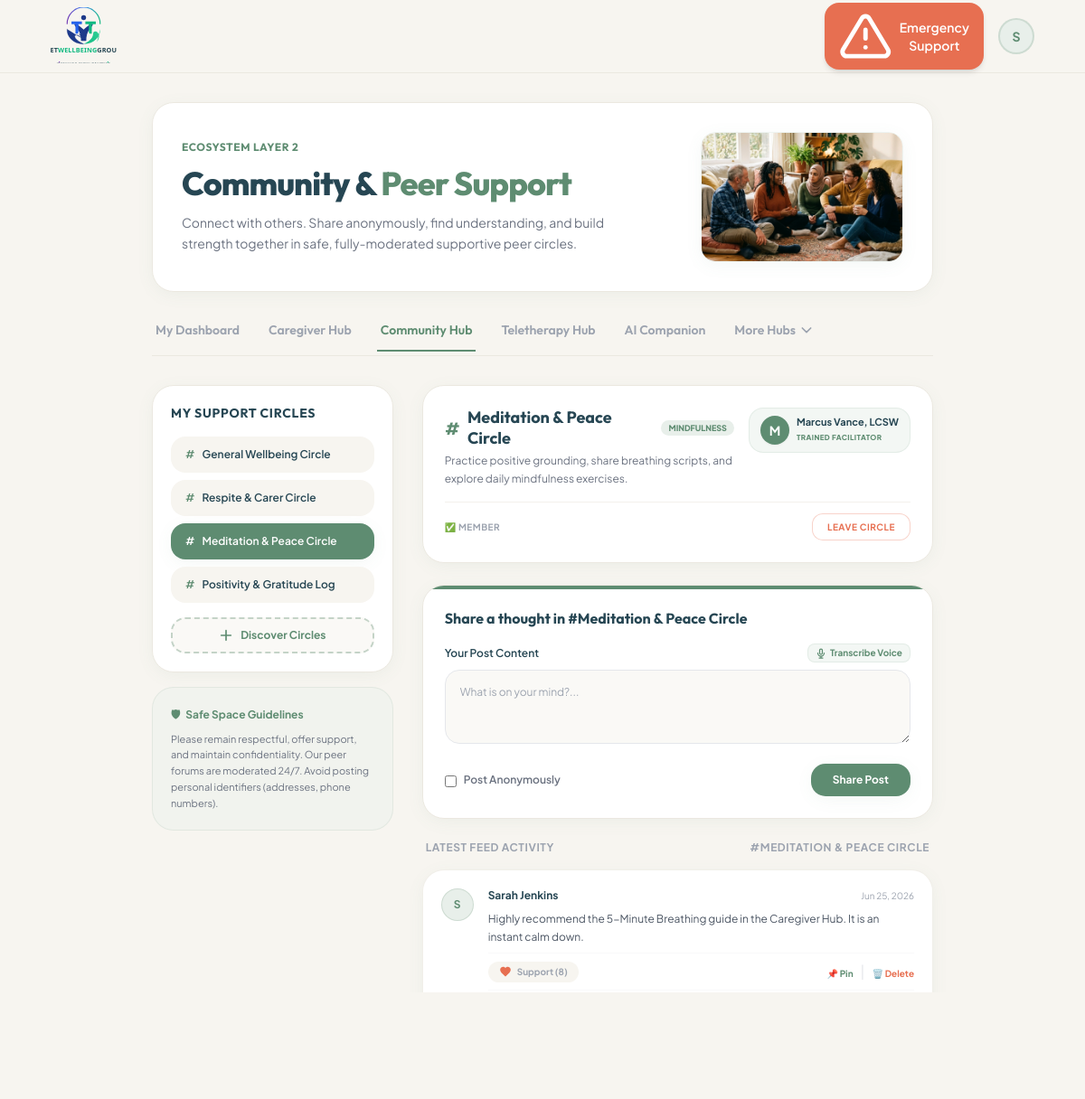
Screenshot of /community_hub.php?channel=mindfulness (signed in) with the database file from the repository.
### tables this page shows
CREATE TABLE IF NOT EXISTS `community_circles` (
    `id` INT AUTO_INCREMENT PRIMARY KEY,
    `slug` VARCHAR(50) UNIQUE NOT NULL,
    `name` VARCHAR(100) NOT NULL,
    `description` TEXT NOT NULL,
    `category` VARCHAR(50) NOT NULL,
    `champion_name` VARCHAR(100) DEFAULT NULL,
    `champion_avatar` VARCHAR(10) DEFAULT NULL,
    `created_at` TIMESTAMP DEFAULT CURRENT_TIMESTAMP
);

CREATE TABLE IF NOT EXISTS `community_posts` (
    `id` INT AUTO_INCREMENT PRIMARY KEY,
    `user_id` INT NOT NULL,
    `author_name` VARCHAR(100) NOT NULL,
    `channel` VARCHAR(50) NOT NULL,
    `content` TEXT NOT NULL,
    `is_anonymous` TINYINT(1) DEFAULT 0,
    `hearts` INT DEFAULT 0,
    `is_pinned` TINYINT(1) DEFAULT 0,
    `created_at` TIMESTAMP DEFAULT CURRENT_TIMESTAMP
);

### community_hub.php (the view, shortened to what the rows shown need)
<?php
require_once 'db.php';
$user_id = $_SESSION['user_id'];
$all_circles = [];
$my_circle_ids = [];
if ($db_connected && $pdo) {
    try {
        $stmt = $pdo->query("SELECT * FROM community_circles ORDER BY id ASC");
        $all_circles = $stmt->fetchAll(PDO::FETCH_ASSOC);
        $stmt_m = $pdo->prepare("SELECT circle_id FROM community_circle_members WHERE user_id = ?");
        $stmt_m->execute([$user_id]);
        $my_circle_ids = $stmt_m->fetchAll(PDO::FETCH_COLUMN);
    } catch (PDOException $ex) {}
}
$circle_by_slug = [];
foreach ($all_circles as $circle) {
    $circle_by_slug[$circle['slug']] = $circle;
}
$current_channel = filter_input(INPUT_GET, 'channel', FILTER_DEFAULT);
$active_circle = $circle_by_slug[$current_channel] ?? null;
$user_is_champion = 0;
if ($db_connected && $pdo) {
    try {
        $stmt_c = $pdo->prepare("SELECT is_champion FROM users WHERE id = ?");
        $stmt_c->execute([$user_id]);
        $user_is_champion = (int)$stmt_c->fetchColumn();
    } catch (PDOException $ex) {}
} else if (isset($_SESSION['mock_users'])) {
    foreach ($_SESSION['mock_users'] as $email => $u) {
        if ($u['id'] == $user_id) {
            $user_is_champion = (int)($u['is_champion'] ?? 0);
            break;
        }
    }
}
$posts = [];
if ($db_connected && $pdo) {
    try {
        $stmt = $pdo->prepare("SELECT * FROM community_posts WHERE channel = ? ORDER BY is_pinned DESC, created_at DESC");
        $stmt->execute([$current_channel]);
        $posts = $stmt->fetchAll();
    } catch (PDOException $ex) {}
}
function getRelativeTime($timestamp) {
    $time = strtotime($timestamp);
    $diff = time() - $time;
    $diff_mins = Math_Round($diff / 60);
    $diff_hours = Math_Round($diff_mins / 60);
    return date('M j, Y', $time);
}
function Math_Round($val) {
    return (int)round($val);
}
?>
<!DOCTYPE html>
<html lang="en" class="h-full scroll-smooth">
<head>
    <script src="https://cdn.tailwindcss.com"></script>
</head>
<body class="min-h-full flex flex-col selection:bg-brand-sage/20 selection:text-brand-slate">
    <main class="flex-grow mx-auto w-full max-w-4xl px-4 py-8 pb-24 md:pb-8 fade-in">
        <div class="mb-8 relative overflow-hidden rounded-3xl bg-white border border-[#EBE8E0] shadow-soft p-6 md:p-8 flex flex-col md:flex-row items-center justify-between gap-6">
            <div class="space-y-3 z-10 max-w-lg">
                <h1 class="text-3xl md:text-4xl font-extrabold font-outfit text-brand-slate tracking-tight mt-1">
                    Community & <span class="text-brand-sage">Peer Support</span>
                </h1>
            </div>
        </div>
        <div class="grid grid-cols-1 md:grid-cols-3 gap-8">
            <div class="md:col-span-2 space-y-6">
                <?php if ($active_circle): ?>
                <div class="bg-white rounded-3xl p-6 border border-[#EBE8E0] shadow-soft space-y-4">
                    <div class="flex flex-col sm:flex-row sm:items-start sm:justify-between gap-4">
                        <div class="space-y-1">
                            <div class="flex items-center gap-2">
                                <span class="text-brand-sage font-extrabold text-lg">#</span>
                                <h2 class="text-lg font-bold font-outfit text-brand-slate leading-tight"><?php echo htmlspecialchars($active_circle['name']); ?></h2>
                                <span class="text-[9px] bg-brand-sageLight text-brand-sage font-extrabold uppercase px-2 py-0.5 rounded-full whitespace-nowrap">
                                    <?php echo htmlspecialchars($active_circle['category']); ?>
                                </span>
                            </div>
                            <p class="text-xs text-gray-500 leading-relaxed"><?php echo htmlspecialchars($active_circle['description']); ?></p>
                        </div>
                        <?php if (!empty($active_circle['champion_name'])): ?>
                        <div class="shrink-0 flex items-center gap-2 bg-brand-sageLight/50 px-3 py-2 rounded-2xl border border-brand-sage/10 text-xs">
                            <div class="h-8 w-8 rounded-full bg-brand-sage text-white flex items-center justify-center font-bold text-sm shrink-0 shadow-sm">
                                <?php echo htmlspecialchars($active_circle['champion_avatar'] ?? 'T'); ?>
                            </div>
                            <div>
                                <div class="font-bold text-brand-slate leading-tight text-[11px]"><?php echo htmlspecialchars($active_circle['champion_name']); ?></div>
                                <div class="text-[8px] text-brand-sage font-extrabold uppercase tracking-wider mt-0.5">Trained Facilitator</div>
                            </div>
                        </div>
                        <?php endif; ?>
                    </div>
                    <div class="flex items-center justify-between border-t border-[#EBE8E0]/60 pt-3 text-xs">
                        <span class="text-gray-400 font-bold text-[10px] uppercase tracking-wider">
                            <?php
                                $isJoined = in_array($active_circle['id'], $my_circle_ids);
                                echo $isJoined ? '✅ Member' : '👀 Preview Mode';
                            ?>
                        </span>
                        <?php if ($active_circle['slug'] !== 'general'): ?>
                            <?php if ($isJoined): ?>
                                <form method="POST" action="community_hub.php?channel=<?php echo urlencode($current_channel); ?>">
                                    <button type="submit" class="px-4 py-1.5 rounded-xl border border-brand-coral/30 hover:border-brand-coral bg-white hover:bg-brand-coralLight text-brand-coral font-bold text-[10px] uppercase tracking-wider transition-all active:scale-95">
                                        Leave Circle
                                    </button>
                                </form>
                            <?php endif; ?>
                        <?php endif; ?>
                    </div>
                </div>
                <?php endif; ?>
                <?php
                    $isJoinedOrGeneral = ($current_channel === 'general' || in_array($active_circle['id'] ?? 0, $my_circle_ids));
                ?>
                <section class="space-y-4">
                    <div class="space-y-4">
                        <?php if (empty($posts)): ?>
                            <div class="bg-white rounded-3xl p-12 text-center border border-[#EBE8E0] text-gray-400 text-xs shadow-soft">
                                <span class="text-3xl block mb-2">💬</span>
                                No threads in this channel yet.<br>Be the first to share a supportive thought!
                            </div>
                        <?php else: ?>
                            <?php foreach ($posts as $post): ?>
                                <?php
                                    $anon = (bool)$post['is_anonymous'];
                                    $author = $anon ? "Anonymous Peer" : htmlspecialchars($post['author_name']);
                                    $initial = $anon ? "?" : strtoupper(substr($author, 0, 1));
                                    $isPinned = (bool)($post['is_pinned'] ?? false);
                                ?>
                                <div class="bg-white rounded-3xl p-5 border <?php echo $isPinned ? 'border-brand-sage/40 ring-1 ring-brand-sage/10 bg-brand-sageLight/5' : 'border-[#EBE8E0]/70'; ?> shadow-soft flex gap-4 transition-all hover:shadow-card relative">
                                    <div class="shrink-0">
                                        <div class="h-9 w-9 rounded-full flex items-center justify-center font-bold text-xs <?php echo $anon ? 'bg-gray-100 text-gray-400' : 'bg-brand-sageLight text-brand-sage border border-brand-sage/20'; ?>">
                                            <?php echo $initial; ?>
                                        </div>
                                    </div>
                                    <div class="flex-grow space-y-2">
                                        <div class="flex items-center justify-between text-xs">
                                            <span class="font-bold text-brand-slate"><?php echo $author; ?></span>
                                            <span class="text-gray-400 text-[10px]"><?php echo getRelativeTime($post['created_at']); ?></span>
                                        </div>
                                        <p class="text-xs text-gray-600 leading-relaxed">
                                            <?php echo nl2br(htmlspecialchars($post['content'])); ?>
                                        </p>
                                        <div class="flex items-center justify-between pt-2 border-t border-gray-100/50">
                                            <div class="flex items-center gap-2">
                                                <form method="POST" action="community_hub.php?channel=<?php echo urlencode($current_channel); ?>" class="inline">
                                                    <button type="submit" class="flex items-center gap-1.5 rounded-full px-3 py-1 bg-brand-bg hover:bg-brand-coralLight hover:text-brand-coral text-gray-400 transition-colors text-[10px] font-bold">
                                                        <svg class="h-3.5 w-3.5 fill-current text-brand-coral" viewBox="0 0 24 24">
                                                            <path d="M12 21.35l-1.45-1.32C5.4 15.36 2 12.28 2 8.5 2 5.42 4.42 3 7.5 3c1.74 0 3.41.81 4.5 2.09C13.09 3.81 14.76 3 16.5 3 19.58 3 22 5.42 22 8.5c0 3.78-3.4 6.86-8.55 11.54L12 21.35z"/>
                                                        </svg>
                                                        <span>Support (<?php echo (int)$post['hearts']; ?>)</span>
                                                    </button>
                                                </form>
                                            </div>
                                            <?php if ($user_is_champion || $_SESSION['user_role'] === 'admin'): ?>
                                                <div class="flex items-center gap-2 pl-3">
                                                    <form method="POST" action="community_hub.php?channel=<?php echo urlencode($current_channel); ?>" class="inline">
                                                        <button type="submit" class="text-brand-sage hover:text-brand-sageHover text-[10px] font-bold transition-colors">
                                                            <?php echo $post['is_pinned'] ? '📍 Unpin' : '📌 Pin'; ?>
                                                        </button>
                                                    </form>
                                                    <span class="text-gray-200">|</span>
                                                    <form method="POST" action="community_hub.php?channel=<?php echo urlencode($current_channel); ?>" class="inline" onsubmit="return confirm('Are you sure you want to delete this thread?');">
                                                        <button type="submit" class="text-brand-coral hover:text-brand-coralHover text-[10px] font-bold transition-colors">
                                                            🗑️ Delete
                                                        </button>
                                                    </form>
                                                </div>
                                            <?php endif; ?>
                                        </div>
                                        <?php if ($isJoinedOrGeneral): ?>
                                            <form method="POST" action="community_hub.php?channel=<?php echo urlencode($current_channel); ?>" class="mt-4 pt-3 border-t border-gray-100/50 flex gap-2.5 items-end">
                                                <div class="flex-grow">
                                                    <textarea name="content" rows="1" required class="w-full rounded-xl border border-gray-200 bg-brand-inputBg px-3 py-2 text-xs text-brand-slate placeholder-gray-400 focus:border-brand-sage focus:outline-none focus:ring-1 focus:ring-brand-sage/20 transition-all resize-none" placeholder="Write a supportive reply..."></textarea>
                                                    <div class="flex items-center justify-between mt-1">
                                                        <label class="flex items-center gap-1 cursor-pointer select-none text-[10px] text-gray-400 font-semibold">
                                                            <input type="checkbox" name="is_anonymous" class="rounded border-gray-300 text-brand-sage focus:ring-brand-sage w-3 h-3">
                                                            <span>Reply Anonymously</span>
                                                        </label>
                                                    </div>
                                                </div>
                                                <button type="submit" class="px-4 py-2 rounded-xl bg-brand-sage hover:bg-brand-sageHover text-white font-bold text-[11px] shadow-sm transition-all shrink-0">
                                                </button>
                                            </form>
                                        <?php endif; ?>
                                    </div>
                                </div>
                            <?php endforeach; ?>
                        <?php endif; ?>
                    </div>
                </section>
            </div>
        </div>
    </main>
</body>
</html>

### rows the page displays
community_circles: name "Meditation & Peace Circle", category "MINDFULNESS", description "Practice positive grounding, share breathing scripts, and explore daily mindfulness exercises.", champion_avatar "M", champion_name "Marcus Vance, LCSW"
community_posts: initial "S", author_name "Sarah Jenkins", created_at "Jun 25, 2026", content "Highly recommend the 5-Minute Breathing guide in the Caregiver Hub. It is an instant calm down.", hearts "8", is_pinned "📌 Pin"

### other values shown
$user_initial "S"
$name "General Wellbeing Circle"
$name "Respite & Carer Circle"
$name "Meditation & Peace Circle"
$name "Positivity & Gratitude Log"
$channels[$current_channel] "Meditation & Peace Circle"
$channels[$current_channel] "MEDITATION & PEACE CIRCLE"
